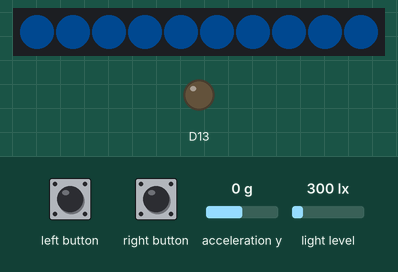
A sketch run on a simulated Adafruit Circuit Playground Express. Shown: 10 RGB LEDs in strip order, left to right, output pins drawn as LEDs (lit = HIGH). The inputs (shaded band) are chosen by the test bench; at power-on: acceleration y 0 g, light level 300 lx. Dim RGB values are drawn brighter than linear; random numbers use the default seed unless the sketch sets one; what the sketch prints to the serial monitor is not drawn.

Above: at 1.2 s.
1.3 s: acceleration y set to -0.2 g
At 1.9 s:
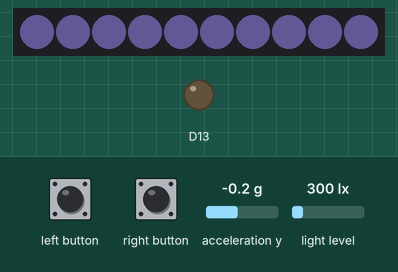
2.8 s: acceleration y set to -1.4 g
4.3 s: acceleration y set to 0.8 g
5.8 s: acceleration y set to -0.8 g
Timing chart, 0 to 6.0 s (numbered marks = the images above; inputs shaded):
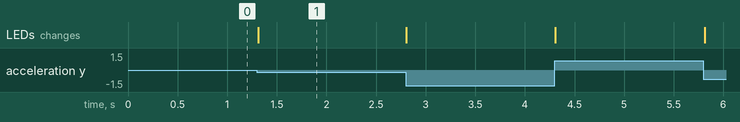

The sketch:

glove.ino
```cpp
#include <Adafruit_CircuitPlayground.h>


int capIndex[5] = {1,0,2,3,6};
int capNo[5] = {7,6,5,4,1};
//float pitches[20] = {65, 131, 262, 523, 1047,
//                     82, 165, 330, 659, 1318,
//                     87, 175, 349, 698, 1397,
//                     98, 196, 392, 784, 1568,
//                     };
float pitches[20] = {165, 196, 261, 329, 391,    //C Chord
                     220, 261, 349, 440, 523,    //F Chord
                     207, 246, 329, 415, 493,    //E Chord
                     247, 293, 392, 494, 587,    //G Chord
                     };
int key = 0;
int duration = 100;
int randList[5] = {0,1,2,3,4};
boolean randomNotes = false;

void setup() {
  Serial.begin(9600);
  CircuitPlayground.begin();
}

void loop() {
  CircuitPlayground.speaker.enable(false);
  // left button plays note at a random order right button resets and plays note from low to high if more than 1 is triggered
  //checked within note playing loop so it can break anytime
  if (CircuitPlayground.leftButton()) {
    randomNotes = true;
    for (int i=0; i<5; i++){
      int r = int(random(i,4));
      int temp = randList[i];
      randList[i] = randList[r];
      randList[r] = temp;
    }
  }

  if (CircuitPlayground.rightButton()) {
    randomNotes = false;
  }

  // note playing code
  if (randomNotes == false){
    for (int i=0; i<5; i++) {
      if(CircuitPlayground.readCap(capIndex[i])>700 || CircuitPlayground.readCap(capIndex[i])<100){
        CircuitPlayground.speaker.enable(true);
        CircuitPlayground.playTone(pitches[i+key],duration,false);
      }
      if (CircuitPlayground.leftButton()) {
        randomNotes = true;
        for (int i=0; i<5; i++){
          int r = int(random(i,4));
          int temp = randList[i];
          randList[i] = randList[r];
          randList[r] = temp;
        }
      }
      if (CircuitPlayground.rightButton()) {
        randomNotes = false;
      }
    }
  }

// test for note duration as long as finger held
//  for (int i=0; i<5; i++) {
//      while true (CircuitPlayground.readCap(capIndex[i])>600){
//        CircuitPlayground.speaker.enable(true);
//        tone(CPLAY_BUZZER, pitches[i+key]);
//      }
//  }

  if (randomNotes == true){
    for (int i=0; i<5; i++) {
      if(CircuitPlayground.readCap(capIndex[randList[i]])>700 || CircuitPlayground.readCap(capIndex[i])<100){
        CircuitPlayground.speaker.enable(true);
        CircuitPlayground.playTone(pitches[randList[i]+key],duration,false);
      }
      if (CircuitPlayground.leftButton()) {
        randomNotes = true;
        for (int i=0; i<5; i++){
          int r = int(random(i,4));
          int temp = randList[i];
          randList[i] = randList[r];
          randList[r] = temp;
        }
      }
      if (CircuitPlayground.rightButton()) {
        randomNotes = false;
      }
    }
  }
//  Serial.print("X: "); Serial.print(CircuitPlayground.motionX());
//  Serial.print(" \tY: "); Serial.print(CircuitPlayground.motionY());
//  Serial.print(" \tZ: "); Serial.print(CircuitPlayground.motionZ());
//  Serial.println(" ");

  for (int i=0; i<5; i++) {
    Serial.print("CapNo");
    Serial.print(capNo[i]);
    Serial.print(": ");
    Serial.print(CircuitPlayground.readCap(capIndex[i]));
    Serial.println(" ");
    //uncomment for slower scroll to test out readings
    //delay(100);
  }

  // Motion code
  if (CircuitPlayground.motionY()>=7){
    key = 15;
    for (int i=0; i<10; i++) {
      CircuitPlayground.setPixelColor(i,100,255,170);
    }

  } else if (CircuitPlayground.motionY()>=0 && CircuitPlayground.motionY()<7 ){
    key = 10;
    for (int i=0; i<10; i++) {
      CircuitPlayground.setPixelColor(i,0,100,200);
    }
  } else if (CircuitPlayground.motionY()<0 && CircuitPlayground.motionY()>-7 ){
    key = 5;
    for (int i=0; i<10; i++) {
      CircuitPlayground.setPixelColor(i,170,150,255);
    }
  } else if (CircuitPlayground.motionY()<= -7 ){
    key = 0;
    for (int i=0; i<10; i++) {
      CircuitPlayground.setPixelColor(i,255,100,170);
    }
  }

  //light sensor data affecting note duration
  duration = int(map( CircuitPlayground.lightSensor(), 0, 1023, 350, 90));

}
```

Measured:
- the behaviour switches between 0 and -0.1 g on acceleration y (found by bisection; images 0 and 1)
- after the input at 1.3 s, the LEDs: change at once (image 1)
